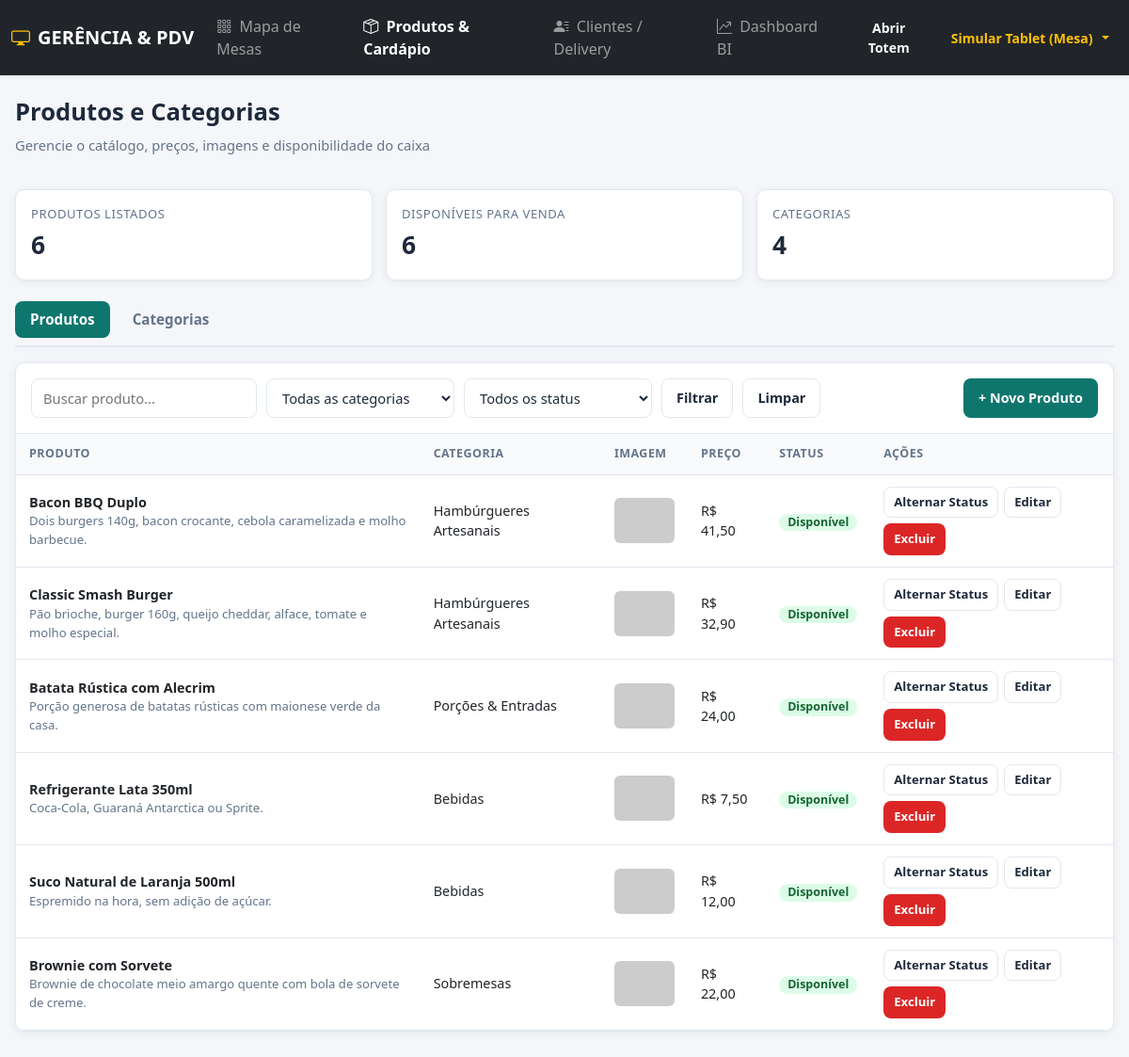
Screenshot of /caixa/produtos.php with the database file from the repository.
### tables this page shows
CREATE TABLE produtos (
    id INT AUTO_INCREMENT PRIMARY KEY,
    id_categoria INT NOT NULL,
    nome VARCHAR(150) NOT NULL,
    descricao TEXT,
    preco DECIMAL(10,2) NOT NULL,
    imagem_url VARCHAR(255) DEFAULT 'https://placehold.co/400x300?text=Produto',
    ativo TINYINT(1) DEFAULT 1,
    FOREIGN KEY (id_categoria) REFERENCES categorias(id) ON DELETE CASCADE
);

CREATE TABLE categorias (
    id INT AUTO_INCREMENT PRIMARY KEY,
    nome VARCHAR(100) NOT NULL,
    ordem INT DEFAULT 0
);

### caixa/produtos.php (the view, shortened to what this page needs)
<?php
require_once '../config/db.php';
function limparTexto(?string $valor): string
{
    return trim((string) $valor);
}
$abaAtiva = ($_GET['aba'] ?? 'produtos') === 'categorias' ? 'categorias' : 'produtos';
$busca = limparTexto($_GET['busca'] ?? '');
$filtroStatus = $_GET['status'] ?? 'todos';
$stmtCategorias = $pdo->query(
    'SELECT c.id, c.nome, c.ordem, COUNT(p.id) AS total_produtos
     FROM categorias c
     LEFT JOIN produtos p ON p.id_categoria = c.id
     GROUP BY c.id, c.nome, c.ordem
     ORDER BY c.ordem ASC, c.nome ASC'
);
$categorias = $stmtCategorias->fetchAll(PDO::FETCH_ASSOC);
$sqlProdutos = 'SELECT p.id, p.id_categoria AS categoria_id, p.nome, p.descricao, p.preco, p.imagem_url,
                       p.ativo AS disponivel, c.nome AS categoria_nome
                FROM produtos p
                INNER JOIN categorias c ON c.id = p.id_categoria
                WHERE 1=1';
$paramsProdutos = [];
$sqlProdutos .= ' ORDER BY c.ordem ASC, c.nome ASC, p.nome ASC';
$stmtProdutos = $pdo->prepare($sqlProdutos);
$stmtProdutos->execute($paramsProdutos);
$produtos = $stmtProdutos->fetchAll(PDO::FETCH_ASSOC);
$totalProdutos = count($produtos);
$produtosDisponiveis = count(array_filter($produtos, static fn(array $p): bool => (int) $p['disponivel'] === 1));
$totalCategorias = count($categorias);
?>
<!DOCTYPE html>
<html lang="pt-BR">
<head>
    <link href="https://cdn.jsdelivr.net/npm/bootstrap@5.3.3/dist/css/bootstrap.min.css" rel="stylesheet">
    <link rel="stylesheet" href="https://cdn.jsdelivr.net/npm/bootstrap-icons@1.11.3/font/bootstrap-icons.min.css">
</head>
<body>
    <?php $paginaAtiva = 'produtos'; require __DIR__ . '/_navbar_gerencia.php'; ?>
    <div class="container">
        <div class="topbar">
            <div>
                <h1>Produtos e Categorias</h1>
                <p>Gerencie o catálogo, preços, imagens e disponibilidade do caixa</p>
            </div>
        </div>
        <div class="stats-grid">
            <div class="stat-card">
                <div class="stat-label">Produtos Listados</div>
                <div class="stat-value"><?= $totalProdutos ?></div>
            </div>
            <div class="stat-card">
                <div class="stat-label">Disponíveis para Venda</div>
                <div class="stat-value"><?= $produtosDisponiveis ?></div>
            </div>
            <div class="stat-card">
                <div class="stat-label">Categorias</div>
                <div class="stat-value"><?= $totalCategorias ?></div>
            </div>
        </div>
        <div class="tabs">
            <button type="button" class="tab-btn <?= $abaAtiva === 'produtos' ? 'active' : '' ?>" data-tab="produtos">
                Produtos
            </button>
            <button type="button" class="tab-btn <?= $abaAtiva === 'categorias' ? 'active' : '' ?>" data-tab="categorias">
                Categorias
            </button>
        </div>
        <section id="sec-produtos" class="card <?= $abaAtiva !== 'produtos' ? 'hidden' : '' ?>">
            <div class="toolbar">
                <form method="GET" class="filters" id="formFiltroProdutos">
                    <input
                        type="text"
                        name="busca"
                        class="input"
                        placeholder="Buscar produto..."
                        value="<?= htmlspecialchars($busca, ENT_QUOTES, 'UTF-8') ?>">
                    <select name="categoria_id" class="select">
                        <option value="">Todas as categorias</option>
                    </select>
                    <select name="status" class="select">
                        <option value="todos" <?= $filtroStatus === 'todos' ? 'selected' : '' ?>>Todos os status</option>
                    </select>
                    <button type="submit" class="btn btn-outline">Filtrar</button>
                    <a href="produtos.php" class="btn btn-outline">Limpar</a>
                </form>
                <button type="button" class="btn btn-primary" id="btnNovoProduto">+ Novo Produto</button>
            </div>
            <div class="table-wrap">
                <table>
                    <thead>
                        <tr>
                            <th>Produto</th>
                            <th>Categoria</th>
                            <th>Imagem</th>
                            <th>Preço</th>
                            <th>Status</th>
                            <th>Ações</th>
                        </tr>
                    </thead>
                    <tbody>
                        <?php if (empty($produtos)): ?>
                            <tr>
                                <td colspan="6" style="text-align:center; color:var(--muted); padding:28px;">
                                    Nenhum produto encontrado com os filtros atuais.
                                </td>
                            </tr>
                        <?php else: ?>
                            <?php foreach ($produtos as $prod): ?>
                                <tr data-produto-id="<?= (int) $prod['id'] ?>">
                                    <td>
                                        <strong><?= htmlspecialchars($prod['nome'], ENT_QUOTES, 'UTF-8') ?></strong>
                                        <?php if (!empty($prod['descricao'])): ?>
                                            <div style="font-size:0.82rem; color:var(--muted);">
                                                <?= htmlspecialchars($prod['descricao'], ENT_QUOTES, 'UTF-8') ?>
                                            </div>
                                        <?php endif; ?>
                                    </td>
                                    <td><?= htmlspecialchars($prod['categoria_nome'], ENT_QUOTES, 'UTF-8') ?></td>
                                    <td>
                                        <?php if (!empty($prod['imagem_url'])): ?>
                                            <img src="<?= htmlspecialchars($prod['imagem_url'], ENT_QUOTES, 'UTF-8') ?>" alt="" style="width:64px; height:48px; object-fit:cover; border-radius:6px;">
                                        <?php endif; ?>
                                    </td>
                                    <td>R$ <?= number_format((float) $prod['preco'], 2, ',', '.') ?></td>
                                    <td>
                                        <span class="badge <?= (int) $prod['disponivel'] === 1 ? 'badge-ok' : 'badge-off' ?>" data-badge-status>
                                            <?= (int) $prod['disponivel'] === 1 ? 'Disponível' : 'Indisponível' ?>
                                        </span>
                                    </td>
                                    <td>
                                        <div class="actions">
                                            <button
                                                type="button"
                                                class="btn btn-outline btn-sm btn-toggle-disp"
                                                data-id="<?= (int) $prod['id'] ?>">
                                                Alternar Status
                                            </button>
                                            <button
                                                type="button"
                                                class="btn btn-outline btn-sm btn-editar-produto"
                                                data-id="<?= (int) $prod['id'] ?>"
                                                data-categoria-id="<?= (int) $prod['categoria_id'] ?>"
                                                data-nome="<?= htmlspecialchars($prod['nome'], ENT_QUOTES, 'UTF-8') ?>"
                                                data-descricao="<?= htmlspecialchars((string) $prod['descricao'], ENT_QUOTES, 'UTF-8') ?>"
                                                data-preco="<?= number_format((float) $prod['preco'], 2, '.', '') ?>"
                                                data-imagem-url="<?= htmlspecialchars((string) $prod['imagem_url'], ENT_QUOTES, 'UTF-8') ?>"
                                                data-disponivel="<?= (int) $prod['disponivel'] ?>">
                                                Editar
                                            </button>
                                            <button
                                                type="button"
                                                class="btn btn-danger btn-sm btn-excluir-produto"
                                                data-id="<?= (int) $prod['id'] ?>"
                                                data-nome="<?= htmlspecialchars($prod['nome'], ENT_QUOTES, 'UTF-8') ?>">
                                                Excluir
                                            </button>
                                        </div>
                                    </td>
                                </tr>
                            <?php endforeach; ?>
                        <?php endif; ?>
                    </tbody>
                </table>
            </div>
        </section>
    </div>
</body>
</html>

### caixa/_navbar_gerencia.php (shortened to what this page needs)
<?php
$paginaAtiva = $paginaAtiva ?? '';
?>
<nav class="navbar navbar-expand-lg navbar-dark bg-dark shadow-sm">
    <div class="container-fluid">
        <a class="navbar-brand fw-bold" href="produtos.php">
            <i class="bi bi-display me-2 text-warning"></i>GERÊNCIA &amp; PDV
        </a>
        <div class="collapse navbar-collapse" id="navbarGerencia">
            <ul class="navbar-nav me-auto mb-2 mb-lg-0">
                <li class="nav-item">
                    <a class="nav-link" href="index.php"><i class="bi bi-grid-3x3-gap me-1"></i> Mapa de Mesas</a>
                </li>
                <li class="nav-item">
                    <a class="nav-link <?= $paginaAtiva === 'produtos' ? 'active fw-semibold' : '' ?>" <?= $paginaAtiva === 'produtos' ? 'aria-current="page"' : '' ?> href="produtos.php"><i class="bi bi-box-seam me-1"></i> Produtos &amp; Cardápio</a>
                </li>
                <li class="nav-item">
                    <a class="nav-link <?= $paginaAtiva === 'clientes' ? 'active fw-semibold' : '' ?>" <?= $paginaAtiva === 'clientes' ? 'aria-current="page"' : '' ?> href="clientes.php"><i class="bi bi-person-lines-fill me-1"></i> Clientes / Delivery</a>
                </li>
                <li class="nav-item">
                    <a class="nav-link <?= $paginaAtiva === 'dashboard' ? 'active fw-semibold' : '' ?>" <?= $paginaAtiva === 'dashboard' ? 'aria-current="page"' : '' ?> href="dashboard.php"><i class="bi bi-graph-up-arrow me-1"></i> Dashboard BI</a>
                </li>
            </ul>
            <div class="d-flex flex-column flex-lg-row gap-2 align-items-stretch align-items-lg-center">
                <a href="../totem/index.php" target="_blank" rel="noopener" class="btn btn-outline-light btn-sm">Abrir Totem</a>
                <div class="dropdown">
                    <button class="btn btn-outline-warning btn-sm dropdown-toggle w-100" type="button" data-bs-toggle="dropdown" aria-expanded="false">Simular Tablet (Mesa)</button>
                </div>
            </div>
        </div>
    </div>
</nav>

### caixa/produtos.php (style rules this page uses)
:root { --bg: #f4f6f9; --surface: #ffffff; --text: #1e293b; --muted: #64748b; --border: #e2e8f0; --primary: #0f766e; --primary-hover: #115e59; --danger: #dc2626; --danger-hover: #b91c1c; --success-bg: #dcfce7; --success-text: #166534; --danger-bg: #fee2e2; --danger-text: #991b1b; --radius: 10px; --shadow: 0 2px 10px rgba(15, 23, 42, 0.06); }
* { box-sizing: border-box; margin: 0; padding: 0; }
body { font-family: system-ui, -apple-system, "Segoe UI", Roboto, sans-serif; background: var(--bg); color: var(--text); line-height: 1.5; }
.container { max-width: 1240px; margin: 0 auto; padding: 24px 16px 48px; }
.navbar .btn { margin-bottom: 0; padding: .25rem .5rem; font-size: .875rem; }
.topbar { display: flex; flex-wrap: wrap; justify-content: space-between; align-items: center; gap: 16px; margin-bottom: 20px; }
.topbar h1 { font-size: 1.6rem; font-weight: 700; }
.topbar p { color: var(--muted); font-size: 0.92rem; }
.btn { display: inline-flex; align-items: center; justify-content: center; gap: 6px; padding: 9px 15px; border-radius: 8px; border: 1px solid transparent; font-size: 0.9rem; font-weight: 600; cursor: pointer; text-decoration: none; transition: all 0.15s ease; }
.btn-primary { background: var(--primary); color: #fff; }
.btn-danger { background: var(--danger); color: #fff; }
.btn-outline { background: var(--surface); color: var(--text); border-color: var(--border); }
.btn-sm { padding: 6px 10px; font-size: 0.82rem; }
.stats-grid { display: grid; grid-template-columns: repeat(auto-fit, minmax(210px, 1fr)); gap: 14px; margin-bottom: 22px; }
.stat-card { background: var(--surface); border: 1px solid var(--border); border-radius: var(--radius); padding: 16px; box-shadow: var(--shadow); }
.stat-label { font-size: 0.82rem; color: var(--muted); text-transform: uppercase; letter-spacing: 0.04em; }
.stat-value { font-size: 1.65rem; font-weight: 700; margin-top: 4px; }
.tabs { display: flex; gap: 8px; margin-bottom: 16px; border-bottom: 2px solid var(--border); padding-bottom: 8px; }
.tab-btn { padding: 8px 16px; border: none; background: transparent; font-size: 0.95rem; font-weight: 600; color: var(--muted); cursor: pointer; border-radius: 8px; }
.tab-btn.active { background: var(--primary); color: #fff; }
.card { background: var(--surface); border: 1px solid var(--border); border-radius: var(--radius); box-shadow: var(--shadow); overflow: hidden; }
.toolbar { display: flex; flex-wrap: wrap; justify-content: space-between; gap: 12px; padding: 16px; border-bottom: 1px solid var(--border); }
.filters { display: flex; flex-wrap: wrap; gap: 10px; flex: 1; }
.input, .select, .textarea { width: 100%; padding: 9px 12px; border: 1px solid var(--border); border-radius: 8px; font-size: 0.92rem; background: #fff; color: var(--text); }
.filters .input { max-width: 240px; }
.filters .select { max-width: 200px; }
.table-wrap { width: 100%; overflow-x: auto; }
table { width: 100%; border-collapse: collapse; text-align: left; }
th, td { padding: 12px 14px; border-bottom: 1px solid var(--border); font-size: 0.9rem; vertical-align: middle; }
th { background: #f8fafc; color: var(--muted); font-size: 0.78rem; text-transform: uppercase; letter-spacing: 0.04em; }
.badge { display: inline-block; padding: 3px 9px; border-radius: 999px; font-size: 0.78rem; font-weight: 600; }
.badge-ok { background: var(--success-bg); color: var(--success-text); }
.actions { display: flex; gap: 6px; flex-wrap: wrap; }

### rows the page displays
produtos: nome "Bacon BBQ Duplo", descricao "Dois burgers 140g, bacon crocante, cebola caramelizada e molho barbecue.", id_categoria.nome "Hambúrgueres Artesanais", preco "41,50", ativo "Disponível"
produtos: nome "Classic Smash Burger", descricao "Pão brioche, burger 160g, queijo cheddar, alface, tomate e molho especial.", id_categoria.nome "Hambúrgueres Artesanais", preco "32,90", ativo "Disponível"
produtos: nome "Batata Rústica com Alecrim", descricao "Porção generosa de batatas rústicas com maionese verde da casa.", id_categoria.nome "Porções & Entradas", preco "24,00", ativo "Disponível"
produtos: nome "Refrigerante Lata 350ml", descricao "Coca-Cola, Guaraná Antarctica ou Sprite.", id_categoria.nome "Bebidas", preco "7,50", ativo "Disponível"
produtos: nome "Suco Natural de Laranja 500ml", descricao "Espremido na hora, sem adição de açúcar.", id_categoria.nome "Bebidas", preco "12,00", ativo "Disponível"
produtos: nome "Brownie com Sorvete", descricao "Brownie de chocolate meio amargo quente com bola de sorvete de creme.", id_categoria.nome "Sobremesas", preco "22,00", ativo "Disponível"

### other values shown
$totalProdutos "6"
$produtosDisponiveis "6"
$totalCategorias "4"
